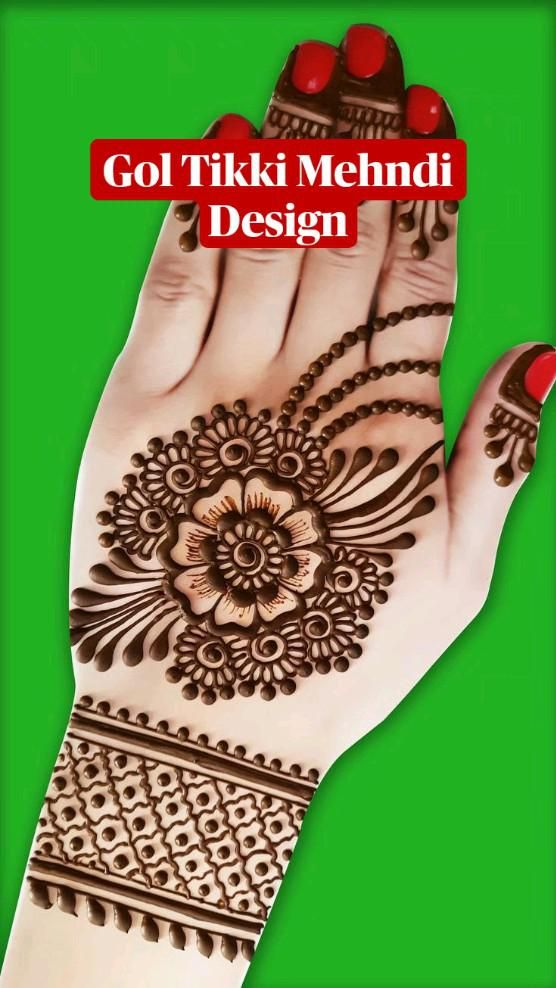
#> input picture dataset/bridal/q0_000001.jpg, 556 x 988 px; its folder holds only this picture in this run
$ python label_complexity.py
#> lines starting #> are read from the running program, lines starting #| are printed output that depends on the picture
import os
import glob
import csv
import numpy as np
import cv2

# Define categories
categories = [
    'bridal',
    'arabic',
    'indo_arabic',
    'minimalist',
    'floral',
    'geometric',
    'rajasthani',
    'finger',
]

# Direct category to occasion lookup mapping
occasion_mapping = {
    'bridal': 'wedding',
    'rajasthani': 'wedding',
    'minimalist': 'everyday',
    'finger': 'everyday',
    'arabic': 'party',
    'indo_arabic': 'party',
    'floral': 'festival',
    'geometric': 'festival',
}

def calculate_edge_density(image_path):
    """
    Computes the edge density of an image using Canny Edge Detection.
    """
#> called with image_path = 'dataset/bridal/q0_000001.jpg'
    try:
        # Load image in grayscale
        img = cv2.imread(image_path, cv2.IMREAD_GRAYSCALE)
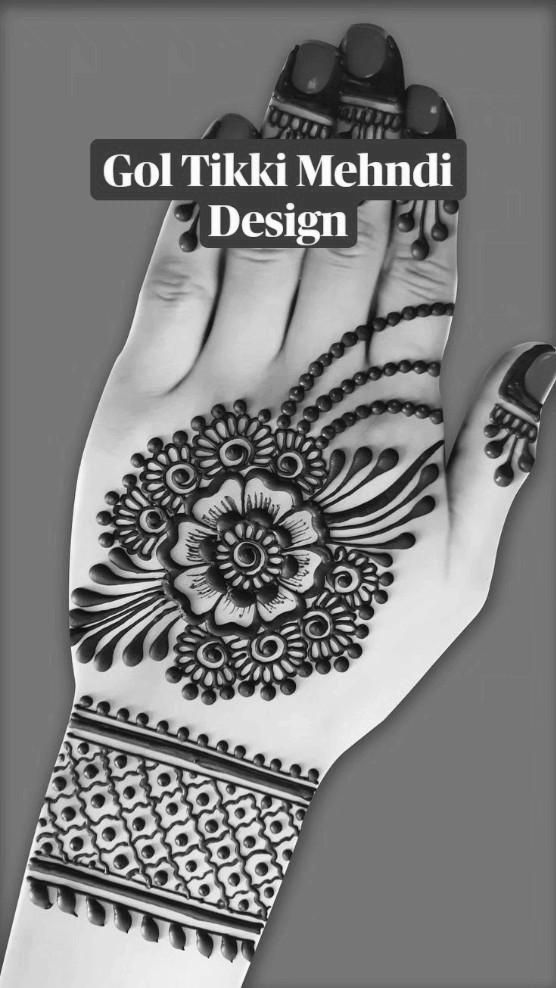
#> img: shape (988, 556); min 3, max 255, mean 125.8
        if img is None:
            return None

        # Apply Gaussian Blur to reduce noise
        blurred = cv2.GaussianBlur(img, (5, 5), 0)

        # Apply Canny Edge Detection
        edges = cv2.Canny(blurred, 50, 150)
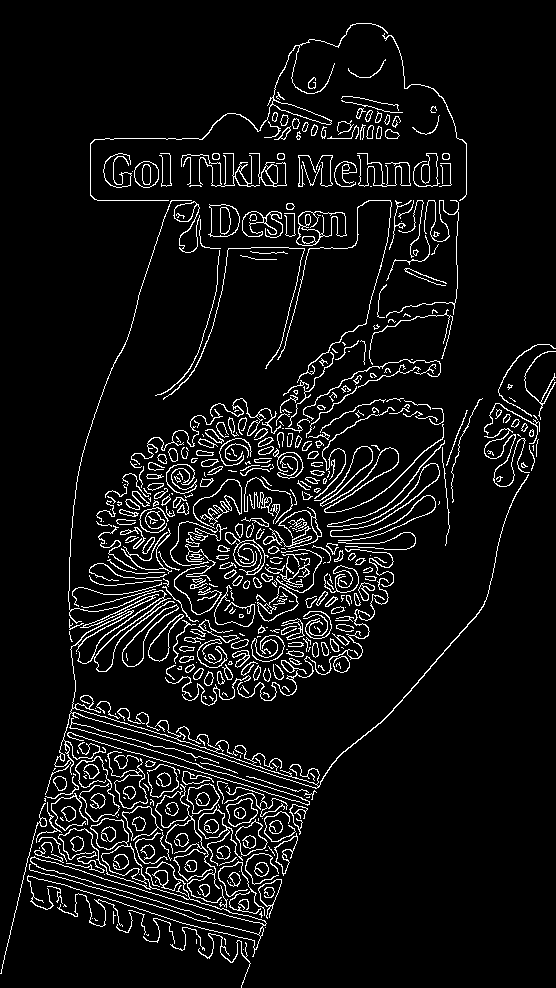
#> edges: shape (988, 556); 7% white in thin lines or dots

        # Calculate ratio of edge pixels to total pixels
        edge_pixels = np.sum(edges > 0)
#> edge_pixels = 38260
        total_pixels = edges.size
#> total_pixels = 549328

        ratio = edge_pixels / total_pixels
#> ratio = 0.0696
        return ratio
    except Exception as e:
        print(f"Error processing image {image_path}: {e}")
        return None

def main():
    base_dir = os.path.dirname(os.path.abspath(__file__))

    records = []

    print("Analyzing image edge densities for complexity classification...")

    for category in categories:
        cat_path = os.path.join(base_dir, category)
        if not os.path.exists(cat_path):
            continue

        # Get all files
        image_paths = glob.glob(os.path.join(cat_path, '*'))
        for img_path in image_paths:
            if os.path.isdir(img_path):
                continue

            # Compute edge density
            density = calculate_edge_density(img_path)
#> density = 0.0696
            if density is not None:
                # We store relative path to base_dir
                rel_path = os.path.relpath(img_path, base_dir)
                records.append({
                    'filepath': rel_path.replace('\\', '/'),
                    'category': category,
                    'density': density,
                    'occasion': occasion_mapping.get(category, 'general')
                })

    if not records:
        print("No valid images found to label.")
        return

    # Classify complexity based on quantiles of edge density
    densities = [r['density'] for r in records]
    q33 = np.percentile(densities, 33.3)
    q66 = np.percentile(densities, 66.6)

    print(f"\nComplexity Thresholds based on edge density quantiles:")
    print(f"  Simple (density < {q33:.4f})")
    print(f"  Medium ({q33:.4f} <= density < {q66:.4f})")
    print(f"  Intricate (density >= {q66:.4f})")

    # Assign complexity labels
    for r in records:
        d = r['density']
        if d < q33:
            r['complexity'] = 'simple'
        elif d < q66:
            r['complexity'] = 'medium'
        else:
            r['complexity'] = 'intricate'

    # Write to labels.csv
    csv_path = os.path.join(base_dir, 'labels.csv')
    with open(csv_path, mode='w', newline='', encoding='utf-8') as f:
        writer = csv.writer(f)
        writer.writerow(['filepath', 'category', 'complexity', 'occasion'])
        for r in records:
            writer.writerow([r['filepath'], r['category'], r['complexity'], r['occasion']])

    print(f"\nSaved complexity and occasion mappings for {len(records)} images in: {csv_path}")

if __name__ == '__main__':
    main()
